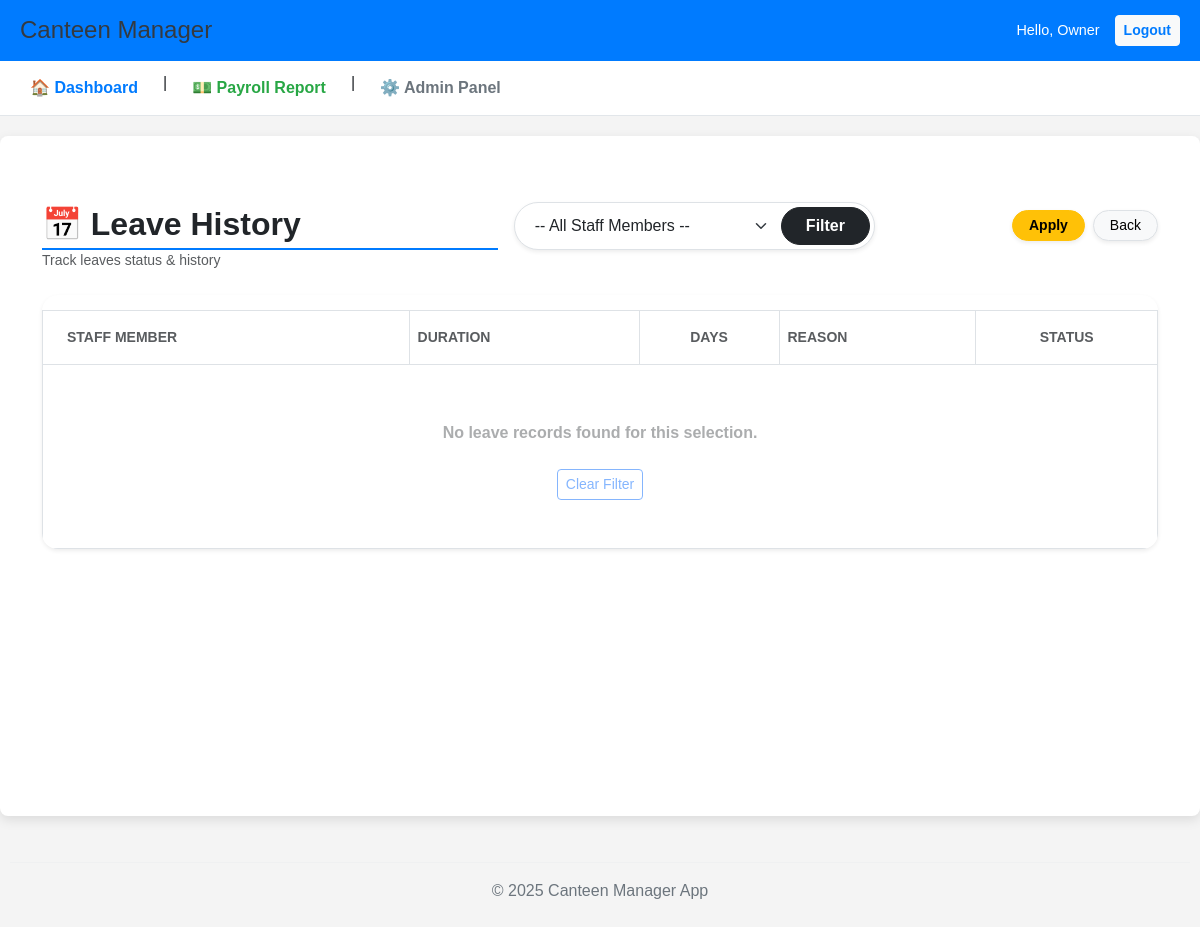
Before: /management/staff/leave-history/ (signed in) with the older database file.
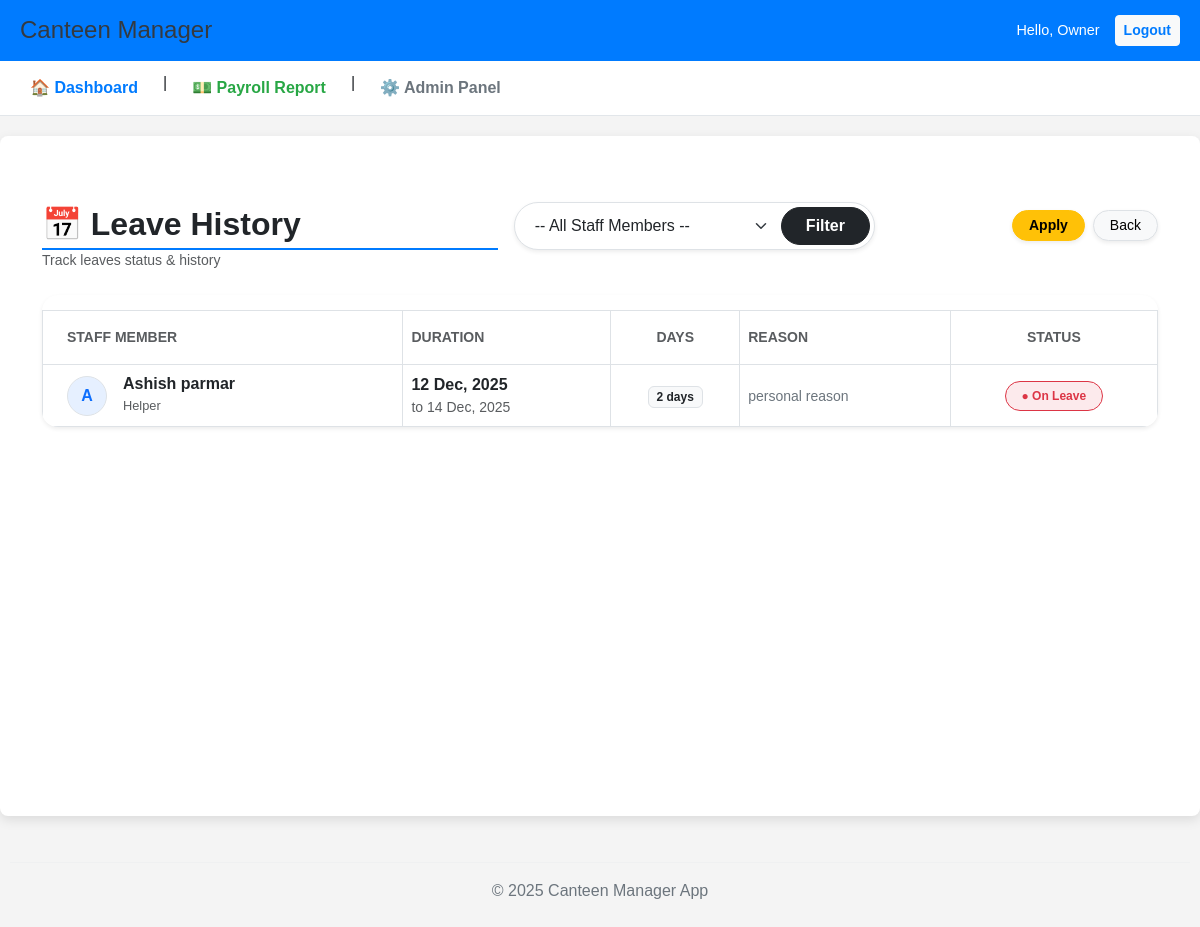
After: the same page with the newer database file.
### management/models.py (models this page shows, shortened)
class StaffLeave(models.Model):
    staff = models.ForeignKey(
        Staff,
        on_delete=models.CASCADE,
        verbose_name="Staff Member"
    )
    start_date = models.DateField(verbose_name="Start Date")
    end_date = models.DateField(verbose_name="End Date")
    reason = models.TextField(null=True, blank=True, verbose_name="Reason for Leave")
    def total_days(self):
        """Calculates the total number of days in the leave period (inclusive)"""
        if self.start_date and self.end_date:
            delta = self.end_date - self.start_date
            return delta.days + 1
        return 0
    total_days.short_description = 'Total Days' # एडमिन पैनल में दिखने वाला नाम
    class Meta:
        verbose_name = "Staff Leave (Period)"
        verbose_name_plural = "Staff Leaves (Periods)"

class Staff(models.Model):
    ROLES = [
        ('Cook', 'Cook'),
        ('Helper', 'Helper'),
    ]
    canteen = models.ForeignKey(
        Canteen,
        on_delete=models.SET_NULL, # अगर कैंटीन डिलीट हो जाए, तो स्टाफ को NULL कर दें
        null=True,
        blank=True,
        verbose_name="Assigned Canteen"
    )
    name = models.CharField(max_length=100, verbose_name="Staff Name")
    role = models.CharField(max_length=10, choices=ROLES, default='Helper', verbose_name="Role")
    phone = models.CharField(max_length=15, default='0000000000', verbose_name="Phone Number")
    joining_date = models.DateField(null=True, blank=True, verbose_name="Joining Date")
    monthly_salary = models.DecimalField(max_digits=10, decimal_places=2, verbose_name="Monthly Salary")
    bank_account_no = models.CharField(max_length=20, blank=True, null=True,verbose_name="Bank Account No")
    ifsc_code = models.CharField(max_length=15, blank=True, null=True,verbose_name="IFSC Code")
    photo = models.ImageField(upload_to='staff_photos/', null=True, blank=True, verbose_name="Staff Photo")
    aadhar_card = models.ImageField(upload_to='staff_aadhar/', null=True, blank=True, verbose_name="Aadhar Card Photo")
    class Meta:
        verbose_name = "Staff Member"
        verbose_name_plural = "Staff"

### management/views.py (the view)
# urls.py: path('staff/leave-history/', views.staff_leave_history, name='staff_leave_history'),
@login_required
def staff_leave_history(request):
    leaves = StaffLeave.objects.select_related('staff').all().order_by('-start_date')
    staff_id = request.GET.get('staff') # URL se ID layega
    if staff_id:
        leaves = leaves.filter(staff_id=staff_id)
    all_staff = Staff.objects.all()
    context = {
        'leaves': leaves,
        'all_staff': all_staff, # Dropdown list
        'selected_staff_id': int(staff_id) if staff_id else None, # Selected rakhne ke liye
        'today': date.today()
    }
    return render(request, 'management/staff_leave_history.html', context)

### management/templates/management/staff_leave_history.html (shortened to what the changed rows need)
{% extends 'base.html' %}
{% block content %}
<div class="container mt-4 mb-5">
    <div class="row align-items-center mb-4 g-3">
        <div class="col-md-5">
            <h2 class="fw-bold text-dark mb-0">📅 Leave History</h2>
        </div>
    </div>
    <div class="card shadow-sm border-0 rounded-4 overflow-hidden">
        <div class="table-responsive">
            <table class="table table-hover align-middle mb-0">
                <thead class="bg-light">
                    <tr>
                        <th class="ps-4 py-3 text-muted small text-uppercase">Staff Member</th>
                        <th class="py-3 text-muted small text-uppercase">Duration</th>
                        <th class="py-3 text-muted small text-uppercase text-center">Days</th>
                        <th class="py-3 text-muted small text-uppercase">Reason</th>
                        <th class="py-3 text-muted small text-uppercase text-center">Status</th>
                    </tr>
                </thead>
                <tbody>
                    {% for leave in leaves %}
                    <tr>
                        <td class="ps-4">
                            <div class="d-flex align-items-center">
                                <div class="rounded-circle bg-primary bg-opacity-10 text-primary d-flex justify-content-center align-items-center fw-bold me-3 border"
                                     style="width: 40px; height: 40px;">
                                    {{ leave.staff.name|slice:":1" }}
                                </div>
                                <div>
                                    <h6 class="mb-0 fw-bold text-dark">{{ leave.staff.name }}</h6>
                                    <small class="text-muted" style="font-size: 0.8rem;">{{ leave.staff.role }}</small>
                                </div>
                            </div>
                        </td>
                        <td>
                            <div class="d-flex flex-column">
                                <span class="fw-bold text-dark">{{ leave.start_date|date:"d M, Y" }}</span>
                                <span class="text-muted small">to {{ leave.end_date|date:"d M, Y" }}</span>
                            </div>
                        </td>
                        <td class="text-center">
                            <span class="badge bg-light text-dark border">
                                {{ leave.end_date|timeuntil:leave.start_date }}
                            </span>
                        </td>
                        <td style="max-width: 250px;">
                            <span class="text-secondary small">{{ leave.reason|default:"-"|truncatechars:50 }}</span>
                        </td>
                        <td class="text-center">
                            {% if leave.end_date < today %}
                                <span class="badge bg-secondary bg-opacity-10 text-secondary border border-secondary px-3 py-2 rounded-pill">
                                    Completed
                                </span>
                            {% elif leave.start_date > today %}
                                <span class="badge bg-info bg-opacity-10 text-info border border-info px-3 py-2 rounded-pill">
                                    Upcoming
                                </span>
                            {% else %}
                                <span class="badge bg-danger bg-opacity-10 text-danger border border-danger px-3 py-2 rounded-pill">
                                    ● On Leave
                                </span>
                            {% endif %}
                        </td>
                    </tr>
                    {% empty %}
                    <tr>
                        <td colspan="5" class="text-center py-5">
                            <div class="opacity-50">
                                <p class="mt-2 text-muted fw-bold">No leave records found for this selection.</p>
                                <a href="{% url 'staff_leave_history' %}" class="btn btn-sm btn-outline-primary mt-2">Clear Filter</a>
                            </div>
                        </td>
                    </tr>
                    {% endfor %}
                </tbody>
            </table>
        </div>
    </div>
</div>
{% endblock %}

Changed rows visible on the page:
added StaffLeave: staff.name "A", staff.name "Ashish parmar", staff.role "Helper", start_date "12 Dec, 2025", end_date "14 Dec, 2025", end_date "2 days", reason "personal reason", shows "● On Leave"
Other visible differences:
text no longer shown: "No leave records found for this selection. Clear Filter"
